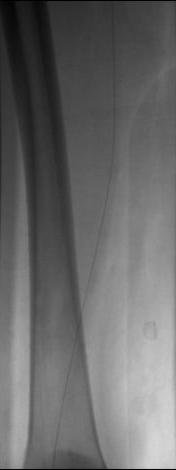
#> input picture Chapter3_CombiningImages/ImageSubtraction/data/mask.jpg, 176 x 470 px
$ python ImageSubtraction.py
#> lines starting #> are read from the running program, lines starting #| are printed output that depends on the picture
import numpy as  np
import cv2 as cv
import matplotlib.pyplot as plt
import matplotlib.cm as cm
import warnings
warnings.filterwarnings('ignore')

mask = plt.imread('./data/mask.jpg').astype(np.float32)
#> mask: shape (470, 176) float32; min 0, max 215, mean 104.6
live = plt.imread('./data/live.jpg').astype(np.float32)
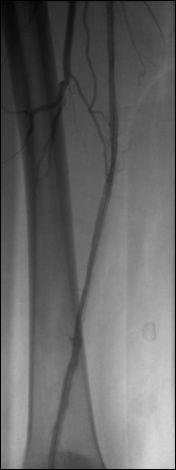
#> input picture Chapter3_CombiningImages/ImageSubtraction/data/live.jpg, 176 x 470 px
#> live: shape (470, 176) float32; min 0, max 218, mean 101.4
diff = np.abs(mask-live).astype(np.uint8)
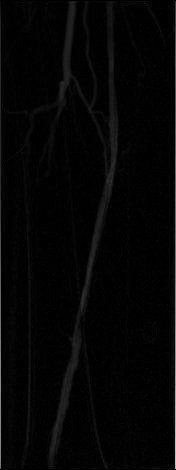
#> diff: shape (470, 176); min 0, max 195, mean 4.9

# enhance contrast
clahe = cv.createCLAHE(clipLimit=0.5, tileGridSize=(8,8))
diff_en = clahe.apply(diff)


ax = plt.figure()
ax.add_subplot(1,4,1)
plt.imshow(mask,cmap='gray')
plt.title('mask')
plt.axis('off')
ax.add_subplot(1,4,2)
plt.imshow(live,cmap='gray')
plt.title('live')
plt.axis('off')
ax.add_subplot(1,4,3)
plt.imshow(diff,cmap=cm.gray)
plt.title('diff')
plt.axis('off')
ax.add_subplot(1,4,4)
plt.imshow(diff_en,cmap='gray')
plt.title('diff_en')
plt.axis('off')
plt.show()
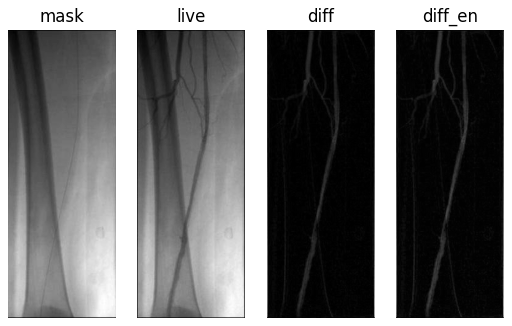
#> figure drawn by matplotlib, 4 panels
